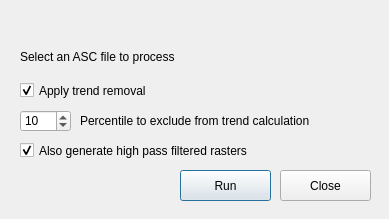
<?xml version="1.0" encoding="UTF-8"?>
<ui version="4.0">
 <class>QuickMagDialogBase</class>
 <widget class="QDialog" name="QuickMagDialogBase">
  <property name="geometry">
   <rect>
    <x>0</x>
    <y>0</y>
    <width>389</width>
    <height>219</height>
   </rect>
  </property>
  <property name="sizePolicy">
   <sizepolicy hsizetype="Maximum" vsizetype="Expanding">
    <horstretch>0</horstretch>
    <verstretch>0</verstretch>
   </sizepolicy>
  </property>
  <property name="windowTitle">
   <string>Quick Mag</string>
  </property>
  <widget class="QgsFileWidget" name="quickMagFileInput">
   <property name="geometry">
    <rect>
     <x>20</x>
     <y>20</y>
     <width>351</width>
     <height>21</height>
    </rect>
   </property>
   <property name="filter">
    <string>Sensys (*.asc)</string>
   </property>
  </widget>
  <widget class="QPushButton" name="quickMagRun">
   <property name="geometry">
    <rect>
     <x>180</x>
     <y>170</y>
     <width>91</width>
     <height>31</height>
    </rect>
   </property>
   <property name="text">
    <string>Run</string>
   </property>
   <property name="default">
    <bool>true</bool>
   </property>
   <property name="flat">
    <bool>false</bool>
   </property>
  </widget>
  <widget class="QPushButton" name="quickMagClose">
   <property name="geometry">
    <rect>
     <x>280</x>
     <y>170</y>
     <width>91</width>
     <height>31</height>
    </rect>
   </property>
   <property name="text">
    <string>Close</string>
   </property>
  </widget>
  <widget class="QLabel" name="quickMagProgressLabel">
   <property name="geometry">
    <rect>
     <x>20</x>
     <y>50</y>
     <width>351</width>
     <height>21</height>
    </rect>
   </property>
   <property name="sizePolicy">
    <sizepolicy hsizetype="Preferred" vsizetype="Expanding">
     <horstretch>0</horstretch>
     <verstretch>0</verstretch>
    </sizepolicy>
   </property>
   <property name="text">
    <string>Select an ASC file to process</string>
   </property>
   <property name="alignment">
    <set>Qt::AlignLeading|Qt::AlignLeft|Qt::AlignTop</set>
   </property>
  </widget>
  <widget class="QCheckBox" name="quickMagHighPass">
   <property name="geometry">
    <rect>
     <x>20</x>
     <y>140</y>
     <width>351</width>
     <height>21</height>
    </rect>
   </property>
   <property name="text">
    <string>Also generate high pass filtered rasters</string>
   </property>
   <property name="checked">
    <bool>true</bool>
   </property>
  </widget>
  <widget class="QCheckBox" name="quickMagTrendRemoval">
   <property name="geometry">
    <rect>
     <x>20</x>
     <y>80</y>
     <width>151</width>
     <height>21</height>
    </rect>
   </property>
   <property name="text">
    <string>Apply trend removal</string>
   </property>
   <property name="checked">
    <bool>true</bool>
   </property>
  </widget>
  <widget class="QLabel" name="quickMagPercentileLabel">
   <property name="geometry">
    <rect>
     <x>80</x>
     <y>110</y>
     <width>291</width>
     <height>21</height>
    </rect>
   </property>
   <property name="text">
    <string>Percentile to exclude from trend calculation</string>
   </property>
  </widget>
  <widget class="QSpinBox" name="quickMagTrendPercentile">
   <property name="geometry">
    <rect>
     <x>20</x>
     <y>110</y>
     <width>51</width>
     <height>22</height>
    </rect>
   </property>
   <property name="minimum">
    <number>1</number>
   </property>
   <property name="maximum">
    <number>49</number>
   </property>
   <property name="singleStep">
    <number>5</number>
   </property>
   <property name="value">
    <number>10</number>
   </property>
  </widget>
 </widget>
 <customwidgets>
  <customwidget>
   <class>QgsFileWidget</class>
   <extends>QWidget</extends>
   <header>qgsfilewidget.h</header>
  </customwidget>
 </customwidgets>
 <resources/>
 <connections/>
</ui>
